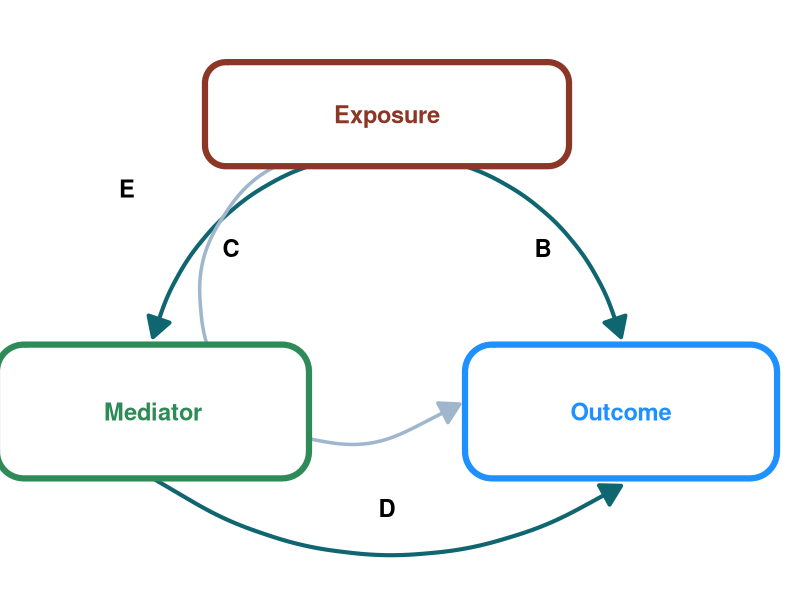
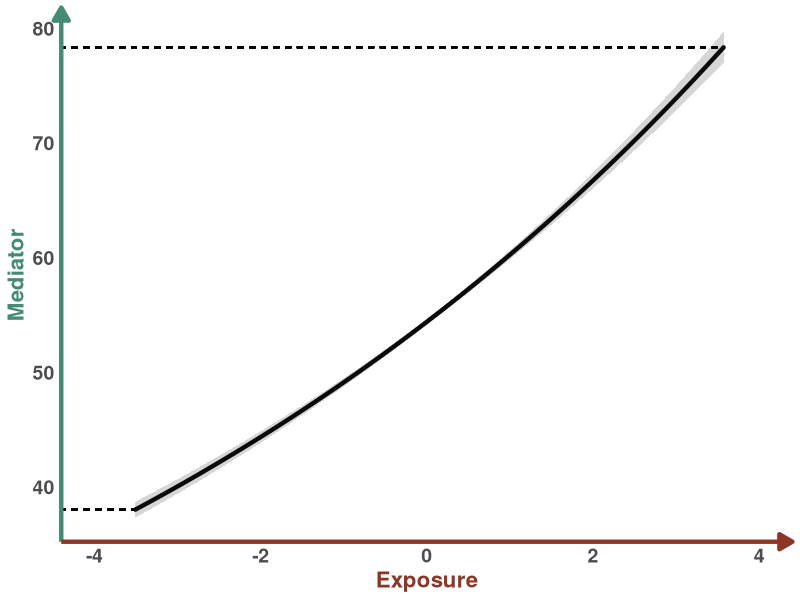
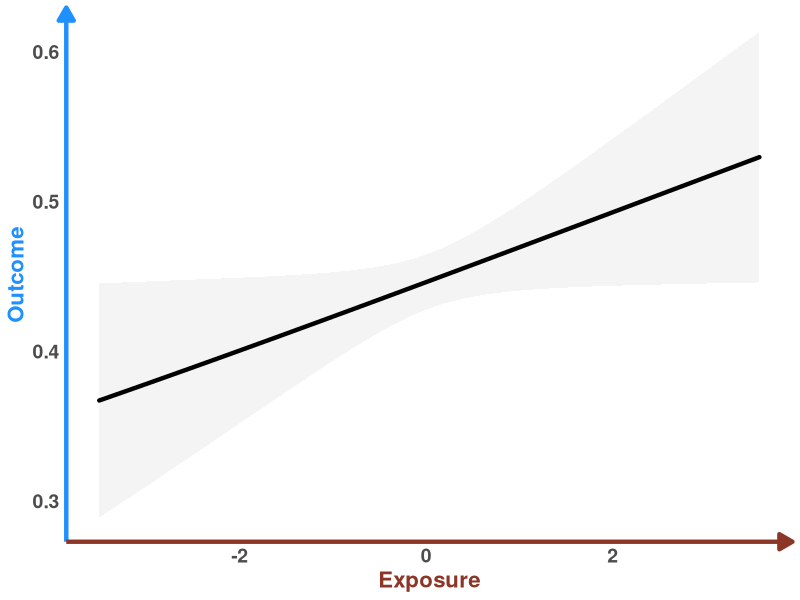
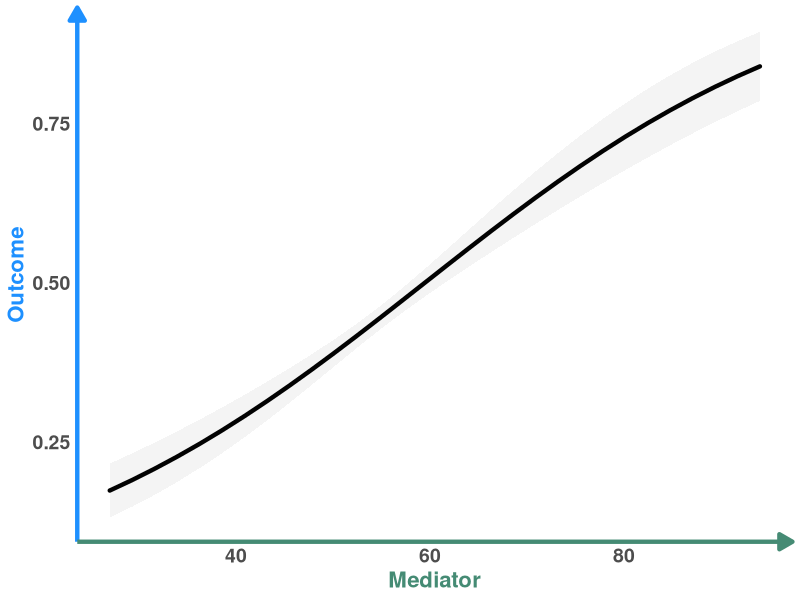
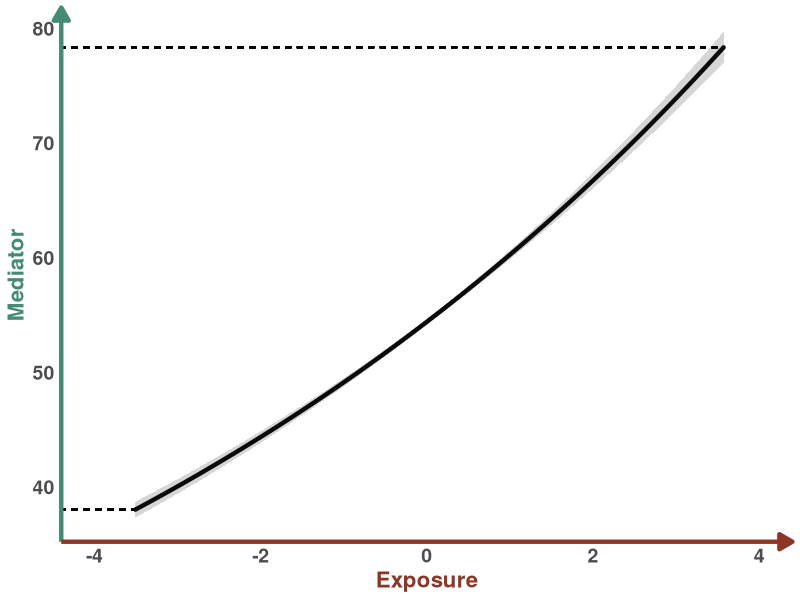
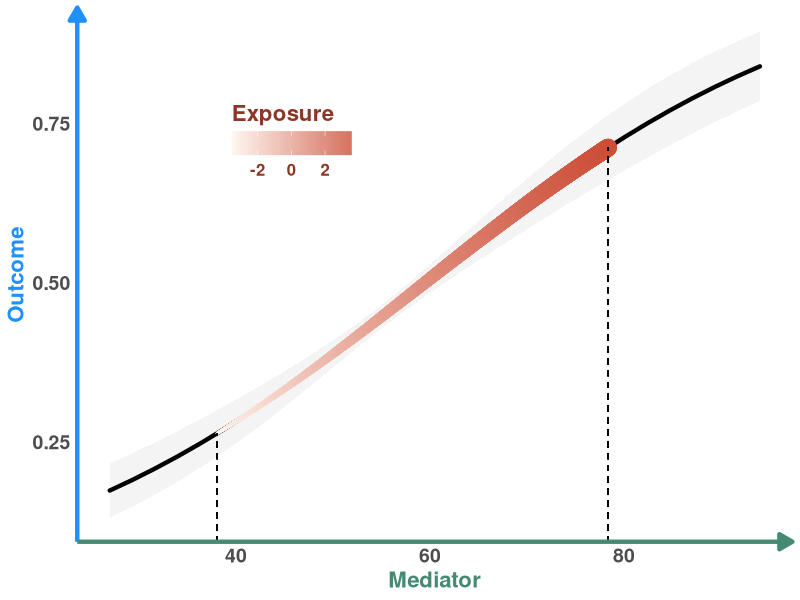
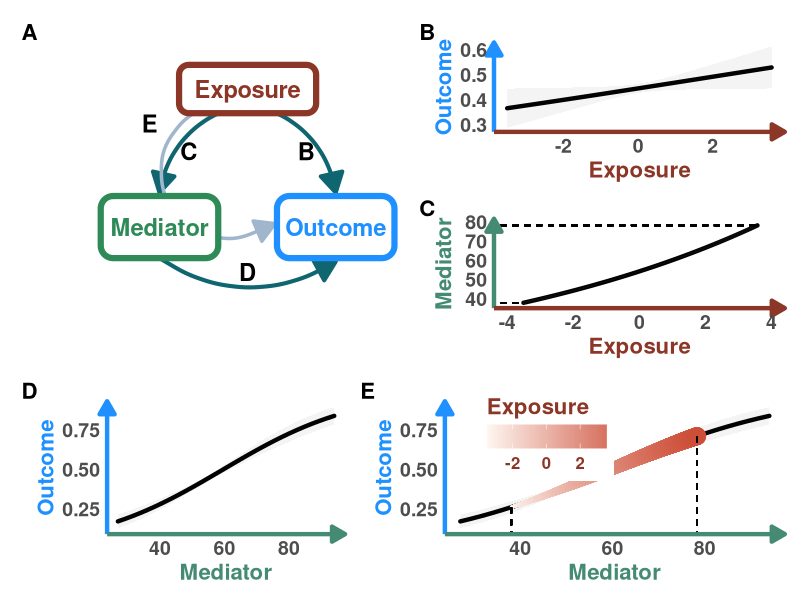

The R script that drew these images, in order:
## ---- chunk 1
#| output: false
library(tidyverse)       # data manipulation and plotting
library(glmmTMB)         # frequentist GLMMs
library(patchwork)       # multiple plots
library(marginaleffects) # marginal predictions

set.seed(333) # set seed to reproduce the simulations exactly
## ---- chunk 2
#' Create a DAG plot with rounded boxes and arrows
#'
#' @param labels Character vector of length 3 with names for Exposure, Mediator, Outcome
#' @param arrow_labels Character vector of length 4 with labels for paths B, C, D, E (default: c("B", "C", "D", "E"))
#' @param box_colors Character vector of length 3 with hex colors for boxes (default: c("#B22222", "#2E8B57", "#1E90FF"))
#' @param arrow_color Color for arrows (default: "#0F6670")
#' @return A ggplot object
create_dag_plot <- function(labels = c("Exposure", "Mediator", "Outcome"),
                           arrow_labels = c("B", "C", "D", "E"),
                           box_colors = c("tomato4", "#2E8B57", "#1E90FF"),
                           arrow_color = "#0F6670") {
  
  # Path diagram (DAG) — rounded boxes + arrows
  # boxes: name, center x/y, width, height, border colour
  # Using wider coordinate system (0-1.4 for x) to create rectangular plot
  boxes <- data.frame(
    name = labels,
    x = c(0.7, 0.25, 1.15),
    y = c(0.8, 0.4, 0.4),
    width = c(0.7, 0.6, 0.6),
    height = c(0.14, 0.18, 0.18),
    col = box_colors,
    stringsAsFactors = FALSE
  )
  
  # arrow head style
  arr_closed <- grid::arrow(length = unit(0.22, "inches"), type = "closed")
  arr_open <- grid::arrow(length = unit(0.22, "inches"), type = "open")
  
  # Draw arrows FIRST so they appear behind boxes
  p <- ggplot() + xlim(0.2, 1.4) + ylim(0.2, 0.9) + 
    # B: Exposure -> Outcome (right, curved)
    geom_curve(aes(x = 0.81, y = 0.74, xend = 1.15, yend = 0.5), 
               curvature = -0.28, color = arrow_color, size = 1.4, arrow = arr_closed) +
    # C: Exposure -> Mediator (left, curved)
    geom_curve(aes(x = 0.59, y = 0.74, xend = 0.25, yend = 0.5), 
               curvature = 0.28, color = arrow_color, size = 1.4, arrow = arr_closed) +
    # D: Mediator -> Outcome (bottom, long curve)
    geom_curve(aes(x = 0.25, y = 0.31, xend = 1.15, yend = 0.3), 
               curvature = 0.32, color = arrow_color, size = 1.4, arrow = arr_closed) +
    # E: dashed indirect (Exposure -> Outcome via dashed curved line)
    geom_curve(aes(x = 0.62, y = 0.765, xend = 0.84, yend = 0.41), 
               curvature = 1.5, color = "slategray3", size = 1.2,  arrow = arr_closed)
  
  # Now draw boxes on top of arrows
  for(i in seq_len(nrow(boxes))){
    bx <- boxes[i,]
    xmin <- bx$x - bx$width/2
    xmax <- bx$x + bx$width/2
    ymin <- bx$y - bx$height/2
    ymax <- bx$y + bx$height/2
    
    # draw a rounded rectangle as a grob and place it with annotation_custom
    rr <- grid::roundrectGrob(r = unit(0.2, "snpc"),
            gp = grid::gpar(fill = "white", col = bx$col, lwd = 6))
    p <- p + annotation_custom(rr, xmin = xmin, xmax = xmax, ymin = ymin, ymax = ymax) +
      annotate("text", x = bx$x, y = bx$y, label = bx$name, 
               fontface = "bold", size = 6, colour = bx$col)
  }
  
  # Add labels for arrows on top
  p <- p +
    annotate("text", x = 1.00, y = 0.62, label = arrow_labels[1], size = 6, fontface = "bold") +
    annotate("text", x = 0.40, y = 0.62, label = arrow_labels[2], size = 6, fontface = "bold") +
    annotate("text", x = 0.70, y = 0.27, label = arrow_labels[3], size = 6, fontface = "bold") +
    annotate("text", x = 0.2, y = 0.7, label = arrow_labels[4], size = 6, fontface = "bold") +
    coord_cartesian(clip = "off") +
    theme_void()
  
  return(p)
}
## ---- chunk 3
#| code-fold: true
#| warning: false
#| fig-width: 6
#| fig-height: 7
# Create DAG with default labels
DAG_default <- create_dag_plot() +
  xlim(0.05, 1.4) +
  theme(plot.margin = margin(t = 10, r = 10, b = 10, l = 10, unit = "pt"))
print(DAG_default)
## ---- chunk 4
n <- 3000 # sample size
E <- rnorm(n, 0, 1) # define E as a Z-score
M <- rpois(n, exp(4 + 0.1*E)) # M is a poisson variable whose link is the log function so defining the coefficients using the inverse log (exponential)
O <- rbinom(n, size = 1, prob = plogis(-3 + 0.1*E + 0.05*M)) # O is a Bernoulli variable whose link is the logit so defining the coefficients using the inverse logit (plogis)

data <- tibble(
  E = E,
  M = M,
  O = O,
  O_1 = 1 - O
)

head(data)
## ---- chunk 5
mM_E <- glmmTMB(M ~ E, family = poisson, data = data)
## ---- chunk 6
mO_EM <- glmmTMB(cbind(O, O_1) ~ E + M, family = binomial, data = data)
## ---- chunk 7
#| warning: false
pred_M_E <- predictions(mM_E, vcov = TRUE, newdata = datagrid(E = seq(from = min(data$E), to = max(data$E), length.out = 3000))) # need many points for the visualisation of the indirect effect later on
head(pred_M_E)
## ---- chunk 8
pM_E <- ggplot(data = pred_M_E) +
  geom_line(aes(y = estimate, x = E), 
            lineend = "round",
            linewidth = 1.5) +
  geom_ribbon(aes(ymin = conf.low, ymax = conf.high, x = E), 
              alpha = 0.2) +
  geom_segment(y=min(pred_M_E$estimate), 
               x = min(pred_M_E$E)*1.3, 
               xend= min(pred_M_E$E), 
               linetype= "dashed") +
  geom_segment(y=max(pred_M_E$estimate), 
               x = min(pred_M_E$E)*1.3, 
               xend= max(pred_M_E$E), 
               linetype= "dashed") +
  scale_y_continuous(breaks = seq(from = 40, to = 80, by = 10))+
  theme_classic() +
  labs(title = NULL,
       y = "Mediator",
       x = "Exposure") + 
  coord_cartesian(xlim = c(-4,4)) +
  theme(axis.line.y = element_line(arrow = arrow(
                                               length = unit(0.15, "inches"),
                                               ends = "last", 
                                               type = "closed"),
                                   linewidth = 1.5,
                                   color = "aquamarine4"),
        axis.line.x = element_line(arrow = arrow(
                                               length = unit(0.15, "inches"),
                                               ends = "last", 
                                               type = "closed"),
                                   linewidth = 1.5,
                                   color = "tomato4"),
        axis.ticks = element_blank(),
        axis.title.x = element_text(color = "tomato4", 
                                    size = 16, 
                                    face = "bold", 
                                    family = "", 
                                    lineheight = 1.5),
        axis.title.y = element_text(color = "aquamarine4", 
                                    size = 16, 
                                    face = "bold", 
                                    family = "", 
                                    lineheight = 1.5),
        axis.text.x = element_text(face = "bold", 
                                   size = 14),
        axis.text.y = element_text(face = "bold", 
                                    
                                   size = 14),
        plot.title = element_text(size = 16)) 

pM_E
## ---- chunk 9
#| warning: false
pred_O_E <- predictions(mO_EM, vcov = TRUE, newdata = datagrid(E = seq(from = min(data$E), to = max(data$E), length.out = 30)))
head(pred_O_E)
## ---- chunk 10
pO_E <- ggplot(data = pred_O_E) +
  geom_line(aes(y = estimate, x = E), linewidth = 1.5, lineend = "round") +
  geom_ribbon(aes(ymin = conf.low, ymax = conf.high, x = E), alpha = 0.05) +
  
  theme_classic() +
  labs(title = NULL,
       y = "Outcome",
       x = "Exposure") +
    theme(axis.line.y = element_line(arrow = arrow(
                                               length = unit(0.15, "inches"),
                                               ends = "last", 
                                               type = "closed"),
                                   linewidth = 1.5,
                                   color = "dodgerblue1"),
        axis.line.x = element_line(arrow = arrow(
                                               length = unit(0.15, "inches"),
                                               ends = "last", 
                                               type = "closed"),
                                   linewidth = 1.5,
                                   color = "tomato4"),
        axis.ticks = element_blank(),
        axis.title.x = element_text(color = "tomato4", 
                                    size = 16, 
                                    face = "bold", 
                                    family = "", 
                                    lineheight = 1.5),
        axis.title.y = element_text(color = "dodgerblue1", 
                                    size = 16, 
                                    face = "bold", 
                                    family = "", 
                                    lineheight = 1.5),
        axis.text.x = element_text(face = "bold", 
                                   size = 14),
        axis.text.y = element_text(
                                   face = "bold", 
                                   size = 14),
        plot.title = element_text(size = 16))
pO_E 
## ---- chunk 11
#| warning: false
pred_O_M <- predictions(mO_EM, vcov = TRUE, newdata = datagrid(M = seq(from = min(data$M), to = max(data$M), length.out = 30)))
head(pred_O_M)
## ---- chunk 12
pO_M <- ggplot(data = pred_O_M) +
  geom_line(aes(y = estimate, x = M), linewidth = 1.5, lineend = "round") +
  geom_ribbon(aes(ymin = conf.low, ymax = conf.high, x = M), alpha = 0.05) +
  
  theme_classic() +
  labs(title = NULL,
       y = "Outcome",
       x = "Mediator") +
    theme(axis.line.y = element_line(arrow = arrow(
                                               length = unit(0.15, "inches"),
                                               ends = "last", 
                                               type = "closed"),
                                   linewidth = 1.5,
                                   color = "dodgerblue1"),
        axis.line.x = element_line(arrow = arrow(
                                               length = unit(0.15, "inches"),
                                               ends = "last", 
                                               type = "closed"),
                                   linewidth = 1.5,
                                   color = "aquamarine4"),
        axis.ticks = element_blank(),
        axis.title.x = element_text(color = "aquamarine4", 
                                    size = 16, 
                                    face = "bold", 
                                    family = "", 
                                    lineheight = 1.5),
        axis.title.y = element_text(color = "dodgerblue1", 
                                    size = 16, 
                                    face = "bold", 
                                    family = "", 
                                    lineheight = 1.5),
        axis.text.x = element_text(
                                   face = "bold", 
                                   size = 14),
        axis.text.y = element_text(face = "bold", 
                                   size = 14),
        plot.title = element_text(size = 16))
pO_M
## ---- chunk 13
pM_E
## ---- chunk 14
#| warning: false
pred_O_EM <- predictions(mO_EM, vcov = TRUE, newdata = datagrid(M = pred_M_E$estimate))
head(pred_O_EM)
## ---- chunk 15
pred_O_ME <- pred_O_EM |>
  select(-c(E)) |> #remove E; it's set to its mean as we don't need it
  mutate(E = pred_M_E$E)

head(pred_O_ME)
## ---- chunk 16
COLS <- alpha(colorRampPalette(c("seashell","tomato3"))(30),0.8)

pO_ME <- pO_M + geom_line(data = pred_O_ME, aes(x = M, y = estimate, color = E, linewidth = E), lineend = "round") +
  geom_segment(x=min(pred_O_ME$M), y = 0, yend= min(pred_O_ME$estimate), linetype= "dashed") +
  geom_segment(x=max(pred_O_ME$M), y = 0, yend= max(pred_O_ME$estimate), linetype= "dashed") +
  labs(title = NULL) + 
  scale_color_gradientn(colours = COLS, name = "Exposure") +
  guides(linewidth = "none") +
  theme(legend.position = "inside",
        legend.position.inside = c(0.3, 0.75),
        legend.direction = "horizontal",
        legend.text = element_text(color = "tomato4", size = 12, face = "bold", family = "", lineheight = 1.5),
        legend.title = element_text(color = "tomato4",size = 16, face = "bold", family = "", lineheight = 1.5),
        legend.title.position = "top")

pO_ME
## ---- chunk 17
#| fig-width: 8
#| fig-height: 8
# Create right column with B and C stacked
right_col_top <- pO_E / pM_E

# Create layout: DAG on left, right column on right for rows 1-2
top_section <- (DAG_default | right_col_top) + plot_layout(widths = c(1, 1))

# Row 3 has two plots side by side
row3 <- pO_M + pO_ME + plot_layout(widths = c(0.7, 1))

# Combine all
fig_1 <- top_section / row3 + 
  plot_layout(heights = c(2, 1)) +
  plot_annotation(tag_levels = 'A') &
  theme(plot.tag = element_text(size = 16, face = "bold"))

fig_1
